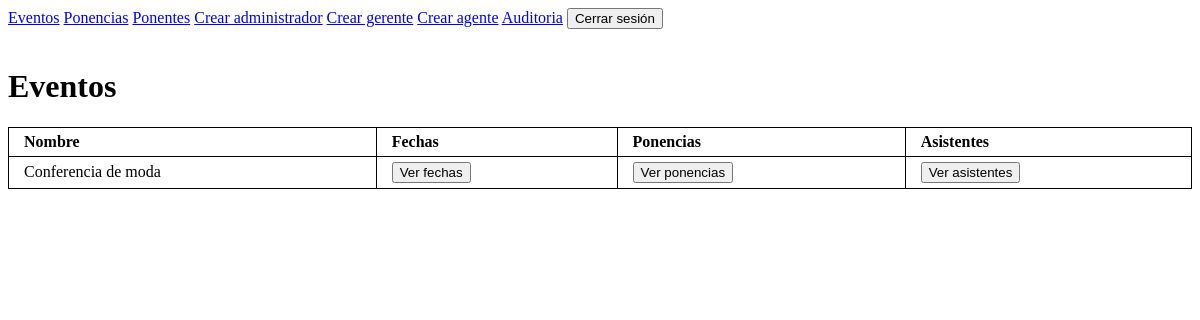
The app's page / (signed in), older data.
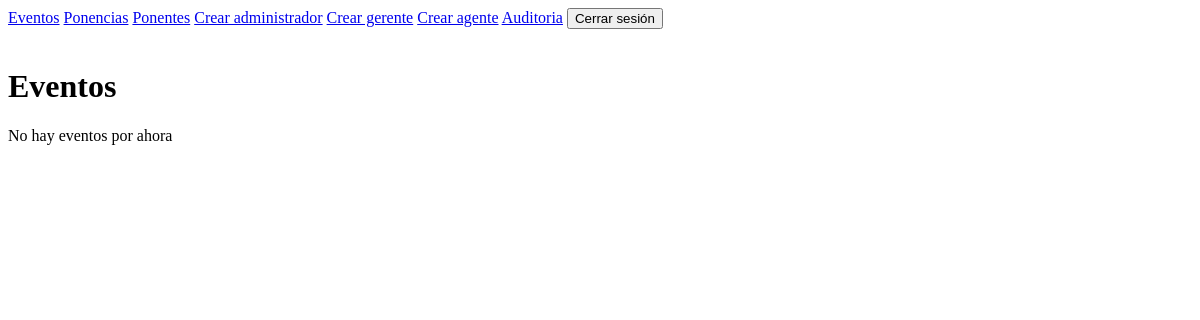
The same page, newer data.
### eventos/models.py (models this page shows, shortened)
class Evento(models.Model):
	nombre_evento = models.CharField('Nombre', max_length=100)

### eventos/views.py (the view)
# urls.py: path('', include('eventos.urls')),
@login_required(login_url='login')
def eventos(request):
	return render(request, 'eventos/index.html', {'eventos': Evento.objects.all()})

### eventos/templates/eventos/index.html
{% extends 'eventos/menu.html' %}
{% block content %}
<h1>Eventos</h1>
    	{% if eventos %}
        <table>
		    <tr>
		        <th>Nombre</th>
		        <th>Fechas</th>
		        <th>Ponencias</th>
		        <th>Asistentes</th>
		    </tr>
		    {% for e in eventos %}
		    <tr>
		        <td>{{ e.nombre_evento }}</td>
		        <td><a href="{% url 'eventos:fechas' e.id %}">
		        <button type="button">Ver fechas</button>
		        </a></td>
		        <td><a href="{% url 'eventos:ponencias' e.id %}">
		        <button type="button">Ver ponencias</button>
		        </a></td>
		        <td><a href="{% url 'eventos:asistentes' e.id %}">
		        <button type="button">Ver asistentes</button>
		        </a></td>
		    </tr>
		    {% endfor %}
		</table>
		{% else %}
		<p>No hay eventos por ahora</p>
		{% endif %}
{% endblock %}

### eventos/templates/eventos/menu.html (shortened to what this page needs)
{% load static %}
<!doctype html>
<html>
    <head>
        <link rel="stylesheet" type="text/css" href="{% static 'eventos/style.css' %}">
    </head>
    <body>
        <div>
        {% if user.is_authenticated and user.user_type == "Agente" %}
            <span><a href="{% url 'eventos:index' %}">Eventos</a></span>
            <span><a href="{% url 'eventos:ponencias' 0 %}">Ponencias</a></span>
            <span><a href="{% url 'eventos:ponentes' 0 %}">Ponentes</a></span>
            <span><a href="{% url 'eventos:agregarAsistente' %}">Agregar asistente</a></span>
            <span><a href="{% url 'logout' %}"><button type="button">Cerrar sesión</button></a></span>
        {% elif user.is_authenticated and user.user_type == "Administrador" or user.is_superuser %}
            <span><a href="{% url 'eventos:index' %}">Eventos</a></span>
            <span><a href="{% url 'eventos:ponencias' 0 %}">Ponencias</a></span>
            <span><a href="{% url 'eventos:ponentes' 0 %}">Ponentes</a></span>
            <span><a href="{% url 'eventos:crearAdministrador' %}">Crear administrador</a></span>
            <span><a href="{% url 'eventos:crearGerente' %}">Crear gerente</a></span>
            <span><a href="{% url 'eventos:crearAgente' %}">Crear agente</a></span>
            <span><a href="{% url 'eventos:auditoria' %}">Auditoria</a></span>
            <span><a href="{% url 'logout' %}"><button type="button">Cerrar sesión</button></a></span>
        {% else %}
            <span><a href="{% url 'login' %}"><button type="button">Iniciar sesión</button></a></span>
        {% endif %}
        </div><br>
        {% block content %}
        {% endblock %}
    </body>
</html>

Row changes from the older to the newer data that the page shows:
removed Evento: nombre_evento "Conferencia de moda"
Text that changed along with them:
text no longer shown: "Nombre Fechas Ponencias Asistentes"
text now shown: "No hay eventos por ahora"
